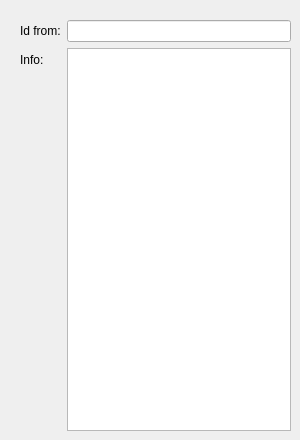
    <widget class="QWidget" name="controlTab_2">
     <attribute name="title">
      <string>Control</string>
     </attribute>
     <widget class="QWidget" name="formLayoutWidget_5">
      <property name="geometry">
       <rect>
        <x>20</x>
        <y>20</y>
        <width>271</width>
        <height>411</height>
       </rect>
      </property>
      <layout class="QFormLayout" name="formLayout_5">
       <property name="fieldGrowthPolicy">
        <enum>QFormLayout::AllNonFixedFieldsGrow</enum>
       </property>
       <item row="0" column="0">
        <widget class="QLabel" name="label_31">
         <property name="text">
          <string>Id from:</string>
         </property>
         <property name="buddy">
          <cstring>receiveSvcontrolIdFrom</cstring>
         </property>
        </widget>
       </item>
       <item row="1" column="0">
        <widget class="QLabel" name="label_32">
         <property name="text">
          <string>Info:</string>
         </property>
        </widget>
       </item>
       <item row="0" column="1">
        <widget class="QLineEdit" name="svcontrolIdFrom">
         <property name="enabled">
          <bool>true</bool>
         </property>
        </widget>
       </item>
       <item row="1" column="1">
        <widget class="QPlainTextEdit" name="svcontrolInfo">
         <property name="enabled">
          <bool>true</bool>
         </property>
         <property name="plainText">
          <string/>
         </property>
        </widget>
       </item>
      </layout>
     </widget>
    </widget>
